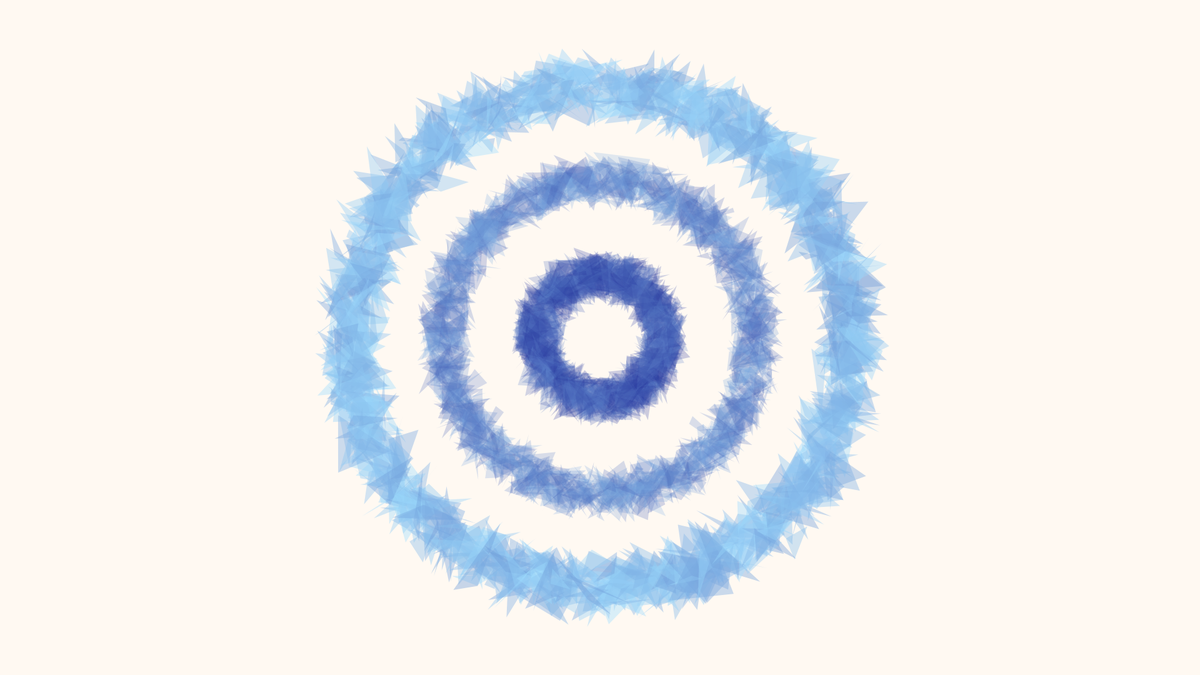
Frame 1 (no input)
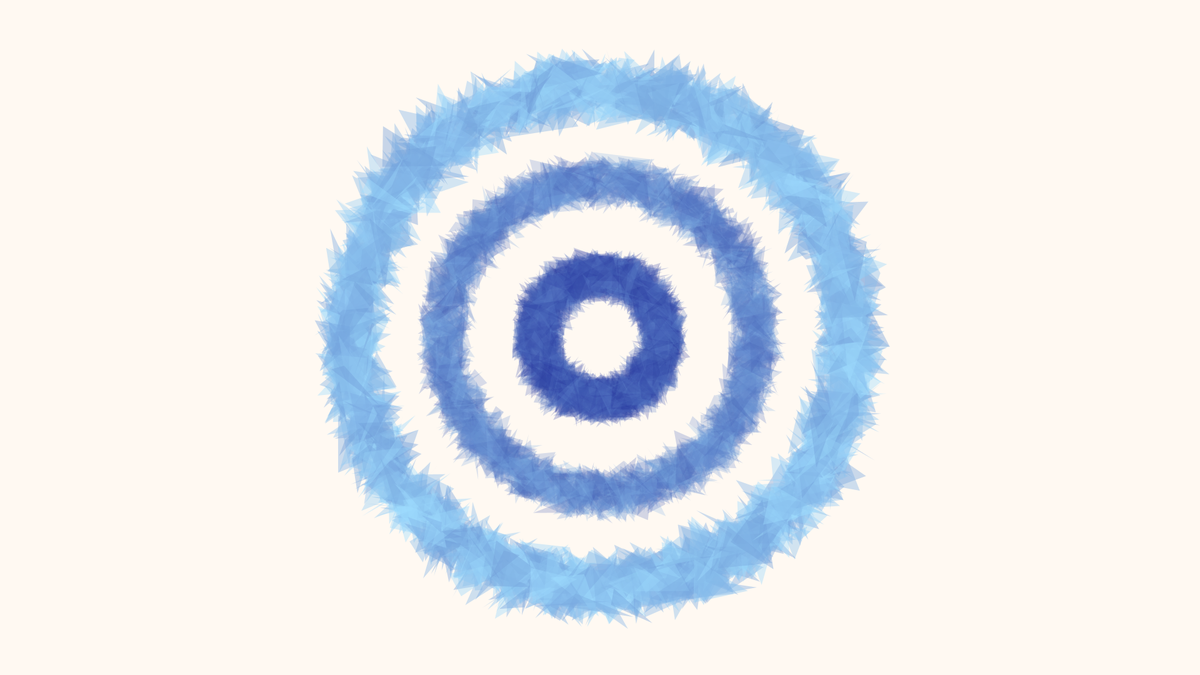
Frame 2 (the mouse pressed at the canvas centre, redrawn once)

The Processing sketch that drew these frames (run headless with seeded random() and noise(); the mouse was pressed at the canvas centre and the sketch redrawn once):

// Processing sketch: polygons_open
// ── polygons_open.pde
void setup(){
  size(1920, 1080);
  smooth();
  noLoop();
  noFill();
  rectMode(CENTER);
  background(255,249,242); 
}

public void draw() {
  color firstColor = color(1,3,127);
  color secondColor = color(159,222,255);
  noStroke(); 
    for (int i = 0; i < 1080; i++) {
    fill(lerpColor(firstColor, secondColor,random(0.2,0.6)), 60);
    randomTriangle(960 + (sin(radians(i)) * 100), 540 + cos(radians(i)) * 100, 5, 40);
  }
      for (int i = 0; i < 1080; i++) {
    fill(lerpColor(firstColor, secondColor,random(0.4,0.8)), 60);
    randomTriangle(960 + (sin(radians(i)) * 250), 540 + cos(radians(i)) * 250, 10, 40);
  }
  for (int i = 0; i < 1080; i++) {
    fill(lerpColor(firstColor, secondColor,random(0.7,1)), 100);
    randomTriangle(960 + (sin(radians(i)) * 400), 540 + cos(radians(i)) * 400, 20, 50);
  }
}
  
///MODDED FROM SOURCE https://www.processing.org/examples/regularpolygon.html
public void randomTriangle(float x, float y, float radius, int variance) {
  float angle = TWO_PI / 3;
  beginShape();
  for (float a = 0; a < TWO_PI; a += angle) {
    float sx = x + cos(a) * radius + random(-variance, variance);
    float sy = y + sin(a) * radius + random(-variance, variance);
    vertex(sx, sy);
  }
  endShape(CLOSE);
}
